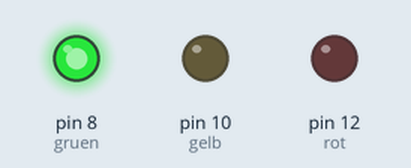
A sketch run on a simulated Arduino Uno, built with avr-gcc and run on an emulated ATmega328P. Parts: output pins drawn as LEDs (lit = HIGH).

Above: at 5.0 s.
At 11.0 s:
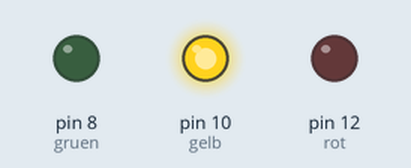
At 17.0 s:
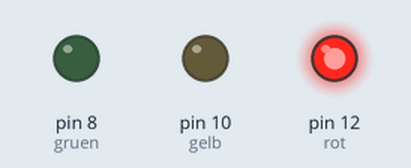
At 22.5 s:
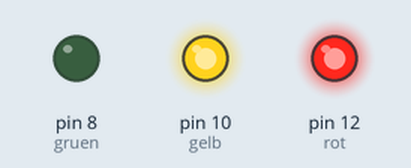
Timing chart, 0 to 29.9 s (numbered marks = the images above):
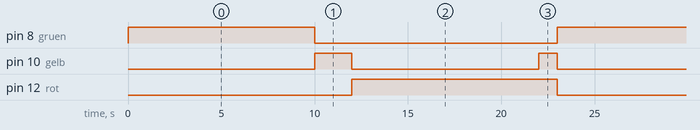

Measured:
- by itself, pin 8 (gruen): alternates HIGH for 10.0 s and LOW for 13.0 s
- by itself, pin 10 (gelb): repeats every 23.0 s: LOW 10.0 s, HIGH 1.0 s, LOW 10.0 s, HIGH 2.0 s
- by itself, pin 12 (rot): alternates HIGH for 11.0 s and LOW for 12.0 s

The sketch:

tag3-ampel.ino
```cpp
int rot = 12;
int gelb = 10;
int gruen = 8;

void setup() {
  // put your setup code here, to run once:
  pinMode(rot, OUTPUT);
  pinMode(gelb, OUTPUT);
  pinMode(gruen, OUTPUT);
}

void loop() {
  // put your main code here, to run repeatedly:
  normaleAmpel();
  //verruecktwerden();
}

void normaleAmpel() {
  digitalWrite(gruen, HIGH);
  delay(10000);
  digitalWrite(gruen, LOW);
  digitalWrite(gelb, HIGH);
  delay(2000);
  digitalWrite(gelb, LOW);
  digitalWrite(rot, HIGH);
  delay(10000);
  digitalWrite(gelb, HIGH);
  delay(1000);
  digitalWrite(gelb, LOW);
  digitalWrite(rot, LOW);
}

void verruecktwerden() {
  digitalWrite(gruen, HIGH);
  delay(75);
  digitalWrite(gruen, LOW);
  digitalWrite(gelb, HIGH);
  delay(75);
  digitalWrite(gelb, LOW);
  digitalWrite(rot, HIGH);
  delay(75);
  digitalWrite(rot, LOW);
  delay(75);
}
```
